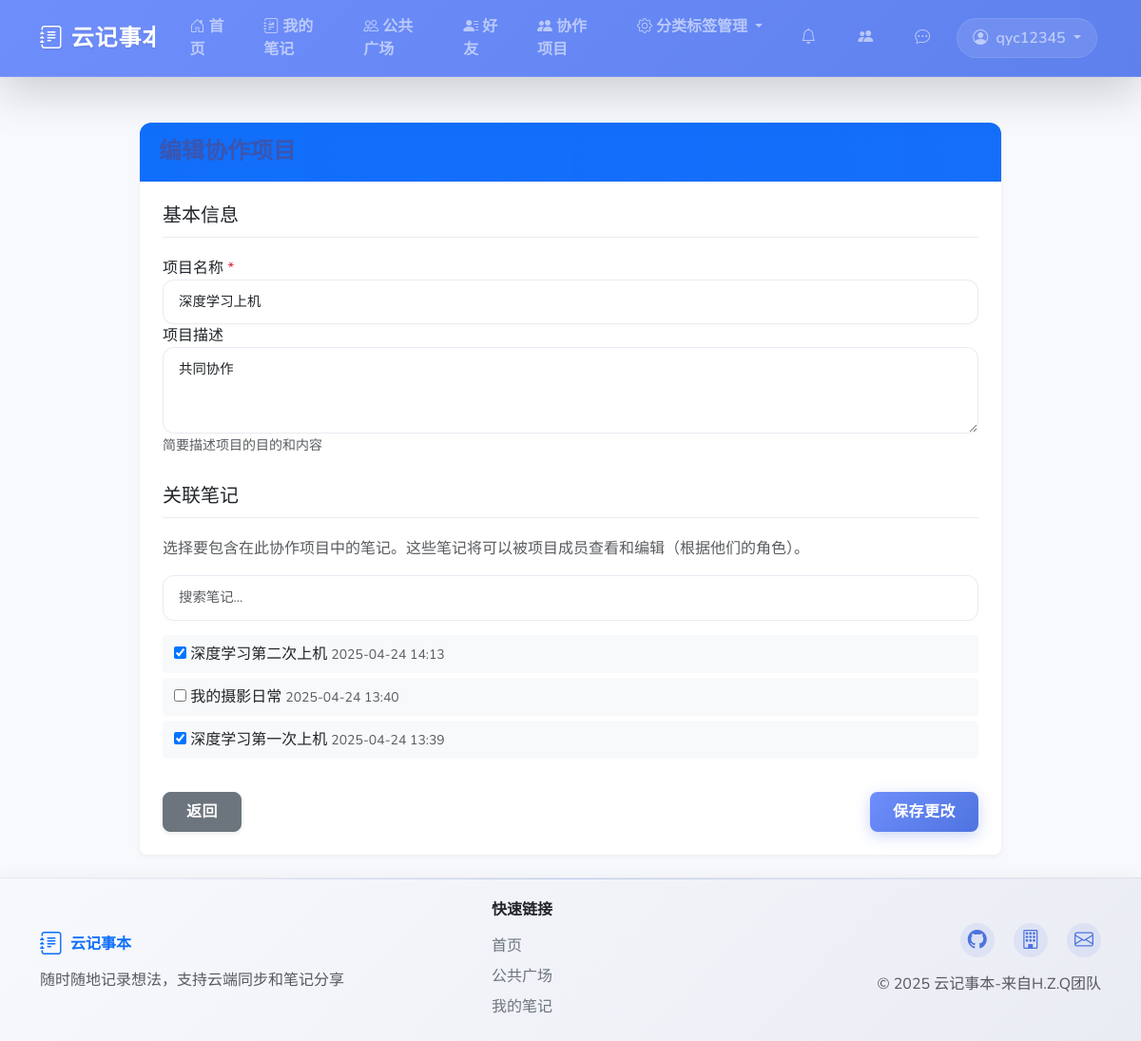
/collaboration/projects/4/edit/ (signed in), run on the app's committed database.
### collaboration/models.py (models this page shows, shortened)
class CollaborationProject(models.Model):
    name = models.CharField(max_length=200, verbose_name="项目名称")
    description = models.TextField(blank=True, verbose_name="项目描述")
    owner = models.ForeignKey(User, on_delete=models.CASCADE, related_name="owned_projects", verbose_name="项目创建者")
    created_at = models.DateTimeField(default=timezone.now, verbose_name="创建时间")
    updated_at = models.DateTimeField(auto_now=True, verbose_name="更新时间")
    notebooks = models.ManyToManyField(Notebook, related_name="collaboration_projects", verbose_name="关联笔记")
    class Meta:
        verbose_name = "协作项目"
        verbose_name_plural = "协作项目"
        ordering = ['-updated_at']

### notebooks/models.py (models this page shows, shortened)
class Notebook(models.Model):
    title = models.CharField(max_length=200, verbose_name="标题")
    content = HTMLField(verbose_name="内容")
    user = models.ForeignKey(User, on_delete=models.CASCADE, related_name="notebooks", verbose_name="所属用户")
    category = models.ForeignKey(Category, on_delete=models.SET_NULL, null=True, blank=True,
                                 related_name="notebooks", verbose_name="所属分类")
    tags = models.ManyToManyField(Tag, blank=True, related_name="notebooks", verbose_name="标签")
    created_at = models.DateTimeField(auto_now_add=True, verbose_name="创建时间")
    updated_at = models.DateTimeField(auto_now=True, verbose_name="更新时间")
    is_public = models.BooleanField(default=False, verbose_name="是否公开")
    is_featured = models.BooleanField(default=False, verbose_name="是否精选")
    class Meta:
        verbose_name = "笔记"
        verbose_name_plural = "笔记"
        ordering = ['-updated_at']

### collaboration/views.py (the view, shortened to what this page needs)
# urls.py: path('projects/<int:project_id>/edit/', views.edit_project, name='edit_project'),
@login_required
def edit_project(request, project_id):
    project = get_object_or_404(CollaborationProject, id=project_id)
    if project.owner != request.user:
        messages.error(request, "只有项目创建者可以编辑项目")
        return redirect('collaboration:project_detail', project_id=project.id)
    notebooks = Notebook.objects.filter(user=request.user)
    selected_notebooks = project.notebooks.all()
    context = {
        'project': project,
        'notebooks': notebooks,
        'selected_notebooks': selected_notebooks
    }
    return render(request, 'collaboration/project_form.html', context)

### templates/collaboration/project_form.html (shortened to what this page needs)
{% extends 'base.html' %}
{% load static %}
{% block content %}
<div class="container py-4">
  <div class="row justify-content-center">
    <div class="col-md-10">
      <div class="card form-card">
        <div class="card-header bg-primary text-white">
          <h4 class="mb-0">{% if project %}编辑协作项目{% else %}创建新的协作项目{% endif %}</h4>
        </div>
        <div class="card-body">
          <form method="post" action="{% if project %}{% url 'collaboration:edit_project' project.id %}{% else %}{% url 'collaboration:create_project' %}{% endif %}">
            <div class="form-section">
              <h5 class="form-section-title">基本信息</h5>
              <div class="form-group">
                <label for="name">项目名称 <span class="text-danger">*</span></label>
                <input type="text" name="name" id="name" class="form-control" value="{% if project %}{{ project.name }}{% endif %}" required>
              </div>
              <div class="form-group">
                <label for="description">项目描述</label>
                <textarea name="description" id="description" class="form-control" rows="3">{% if project %}{{ project.description }}{% endif %}</textarea>
                <small class="form-text text-muted">简要描述项目的目的和内容</small>
              </div>
            </div>
            <div class="form-section">
              <h5 class="form-section-title">关联笔记</h5>
              <p class="text-muted mb-3">选择要包含在此协作项目中的笔记。这些笔记将可以被项目成员查看和编辑（根据他们的角色）。</p>
              <div class="form-group notebook-search">
                <input type="text" class="form-control" id="notebookSearch" placeholder="搜索笔记...">
              </div>
              <div class="notebook-list">
                {% if notebooks %}
                  {% for notebook in notebooks %}
                  <div class="notebook-item">
                    <label>
                      <input type="checkbox" name="notebooks" value="{{ notebook.id }}"
                      {% if project and notebook in selected_notebooks %}checked{% endif %}>
                      <span class="ml-2">{{ notebook.title }}</span>
                      <small class="text-muted ml-2">{{ notebook.updated_at|date:"Y-m-d H:i" }}</small>
                    </label>
                  </div>
                  {% endfor %}
                {% else %}
                  <p class="text-center text-muted">您还没有创建任何笔记</p>
                {% endif %}
              </div>
            </div>
            <div class="d-flex justify-content-between mt-4">
              <a href="{% url 'collaboration:project_list' %}" class="btn btn-secondary">
                 返回
              </a>
              <button type="submit" class="btn btn-primary">
                 {% if project %}保存更改{% else %}创建项目{% endif %}
              </button>
            </div>
          </form>
        </div>
      </div>
    </div>
  </div>
</div>
{% endblock %}

### templates/includes/navbar.html (shortened to what this page needs)
<nav class="navbar navbar-expand-lg navbar-dark bg-primary shadow-lg sticky-top">
    <div class="container">
        <a class="navbar-brand d-flex align-items-center" href="{% url 'home' %}">
            <i class="bi bi-journal-text me-2 fs-4 nav-icon-pulse"></i>
            <span class="fw-bold">云记事本</span>
        </a>
        <div class="collapse navbar-collapse" id="navbarNav">
            <ul class="navbar-nav me-auto">
                <li class="nav-item">
                    <a class="nav-link rounded-pill px-3 mx-1 nav-btn-hover" href="{% url 'home' %}">
                        <i class="bi bi-house-door me-1"></i>首页
                    </a>
                </li>
                {% if user.is_authenticated %}
                    <li class="nav-item">
                        <a class="nav-link rounded-pill px-3 mx-1 nav-btn-hover" href="{% url 'notebooks:list' %}">
                            <i class="bi bi-journal-richtext me-1"></i>我的笔记
                        </a>
                    </li>
                    <li class="nav-item">
                        <a class="nav-link rounded-pill px-3 mx-1 nav-btn-hover" href="{% url 'sharing:public' %}">
                            <i class="bi bi-people me-1"></i>公共广场
                        </a>
                    </li>
                    <li class="nav-item">
                        <a class="nav-link rounded-pill px-3 mx-1 nav-btn-hover" href="{% url 'friends:home' %}">
                            <i class="bi bi-person-lines-fill me-1"></i>好友
                        </a>
                    </li>
                    <li class="nav-item">
                        <a class="nav-link rounded-pill px-3 mx-1 nav-btn-hover" href="{% url 'collaboration:project_list' %}">
                            <i class="bi bi-people-fill me-1"></i>协作项目
                        </a>
                    </li>
                    <li class="nav-item dropdown">
                        <a class="nav-link dropdown-toggle rounded-pill px-3 mx-1 nav-btn-hover" href="#" id="managementDropdown" role="button" data-bs-toggle="dropdown" aria-expanded="false">
                            <i class="bi bi-gear me-1"></i>分类标签管理
                        </a>
                    </li>
                {% endif %}
            </ul>
            <ul class="navbar-nav">
                {% if user.is_authenticated %}
                    <li class="nav-item">
                        <a class="nav-link rounded-pill px-3 position-relative" href="{% url 'friends:friend_requests' %}" id="notificationBell">
                            <i class="bi bi-bell me-1"></i>
                        </a>
                    </li>
                    <li class="nav-item">
                        <a class="nav-link rounded-pill px-3 position-relative" href="{% url 'collaboration:project_list' %}" id="collaborationBell">
                            <i class="bi bi-people-fill me-1"></i>
                        </a>
                    </li>
                    <li class="nav-item">
                        <a class="nav-link rounded-pill px-3 position-relative" href="{% url 'friends:chat_list' %}" id="messageLink">
                            <i class="bi bi-chat-dots me-1"></i>
                        </a>
                    </li>
                    <li class="nav-item dropdown">
                        <a class="nav-link dropdown-toggle user-dropdown rounded-pill px-3" href="#" id="navbarDropdown" role="button" data-bs-toggle="dropdown">
                            <i class="bi bi-person-circle me-1"></i>
                            <span>{{ user.username }}</span>
                        </a>
                    </li>
                {% endif %}
            </ul>
        </div>
    </div>
</nav>

### templates/collaboration/project_form.html (style rules this page uses)
.notebook-item { margin-bottom: 5px; border-radius: 4px; padding: 8px 12px; background-color: #f8f9fa; transition: all 0.2s ease; }
.notebook-item label { margin-bottom: 0; cursor: pointer; width: 100%; }
.form-section { margin-bottom: 30px; }
.form-section-title { border-bottom: 1px solid #e9ecef; padding-bottom: 10px; margin-bottom: 20px; }
.form-card { border-radius: 8px; box-shadow: 0 2px 6px rgba(0,0,0,0.05); }
.notebook-search { margin-bottom: 15px; }
.notebook-list { max-height: 300px; overflow-y: auto; }

### data on the page
CollaborationProject: name "深度学习上机", description "共同协作"
Notebook: notebooks "☑", title "深度学习第二次上机", updated_at "2025-04-24 14:13"
Notebook: title "我的摄影日常", updated_at "2025-04-24 13:40"
Notebook: notebooks "☑", title "深度学习第一次上机", updated_at "2025-04-24 13:39"

### other printed values
{{ user.username }} "qyc12345"
